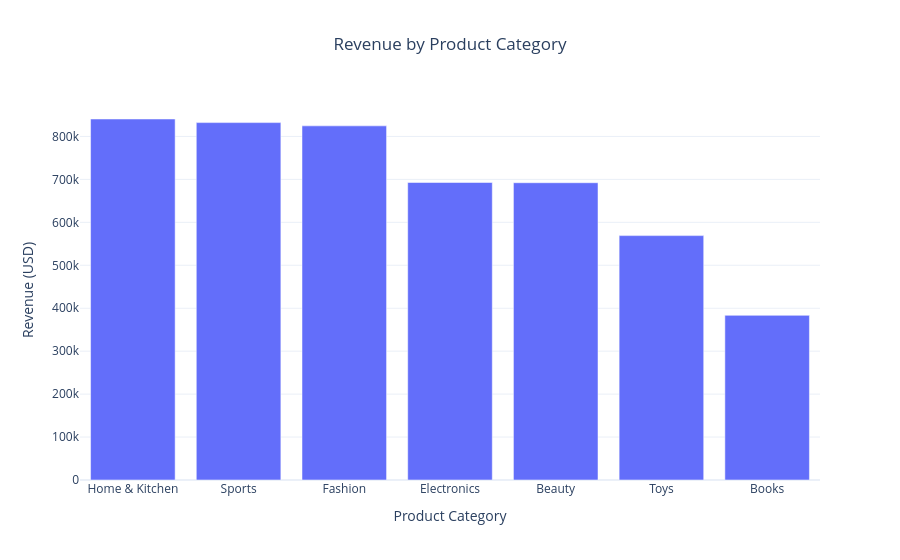

Notebook code cell kept with this figure:
### Markdown cell above
## 12.2 Revenue by Product Category

### Code cell
fig = px.bar(
    category_revenue,
    x="category",
    y="line_total_usd",
    title="Revenue by Product Category"
)

fig.update_layout(
    title_x=0.5,
    xaxis_title="Product Category",
    yaxis_title="Revenue (USD)",
    template="plotly_white"
)

fig.show()

### Figure 1 — Plotly figure (JSON) as saved in the notebook; plotly's stock layout.template omitted (floating-point values rounded to 4 significant figures)
{"data": [{"hovertemplate": "category=%{x}<br>line_total_usd=%{y}<extra></extra>", "legendgroup": "", "marker": {"color": "#636efa", "pattern": {"shape": ""}}, "name": "", "orientation": "v", "showlegend": false, "textposition": "auto", "type": "bar", "x": ["Home & Kitchen", "Sports", "Fashion", "Electronics", "Beauty", "Toys", "Books"], "xaxis": "x", "y": [840700.0, 832300.0, 824700.0, 692900.0, 692300.0, 569200.0, 383500.0], "yaxis": "y"}], "layout": {"autosize": true, "barmode": "relative", "legend": {"tracegroupgap": 0}, "title": {"text": "Revenue by Product Category", "x": 0.5}, "xaxis": {"anchor": "y", "autorange": true, "domain": [0, 1], "range": [-0.5, 6.5], "title": {"text": "Product Category"}, "type": "category"}, "yaxis": {"anchor": "x", "autorange": true, "domain": [0, 1], "range": [0, 885000.0], "title": {"text": "Revenue (USD)"}, "type": "linear"}}}
